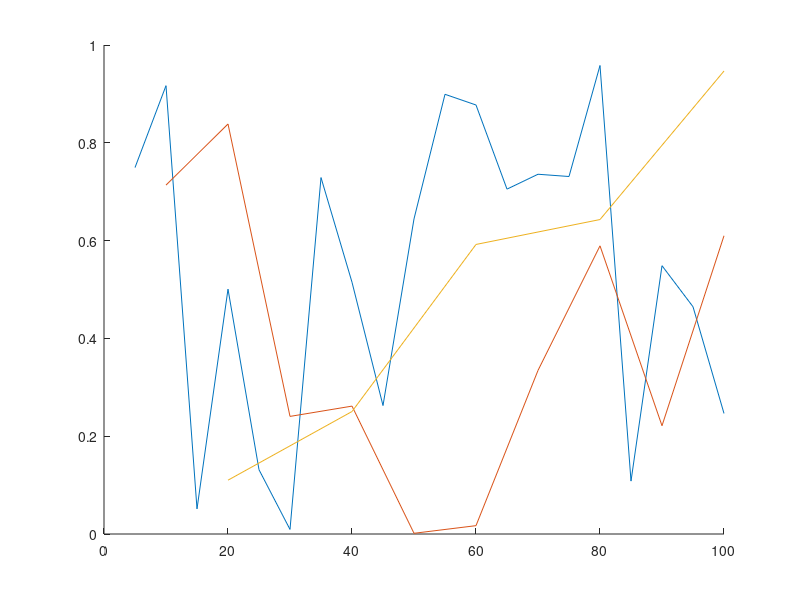

Recreate this plot in MATLAB. (Note: this script raises an error after producing the figure.)
X = {5:5:100, 10:10:100, 20:20:100};
Y = {rand(1, 20), rand(1, 10), rand(1, 5)};

figure
hold on
p = cellfun(@plot, X, Y);
p(1).Marker = 'o';
p(2).Marker = '+';
p(3).Marker = 's';
hold off

%% 

C = {1:10, [2; 4; 6], []};
[nrows, ncols] = cellfun(@size, C);


%% 
C = {'Monday', 'Tuesday', 'Wednesday', 'Thursday', 'Friday'};
A = cellfun(@(x) x(1:3), C, 'UniformOutput', false);

str = ["Saturday", "Sunday"];
B = cellfun(@(x) x(1:3), str, 'UniformOutput', false);

%% 

